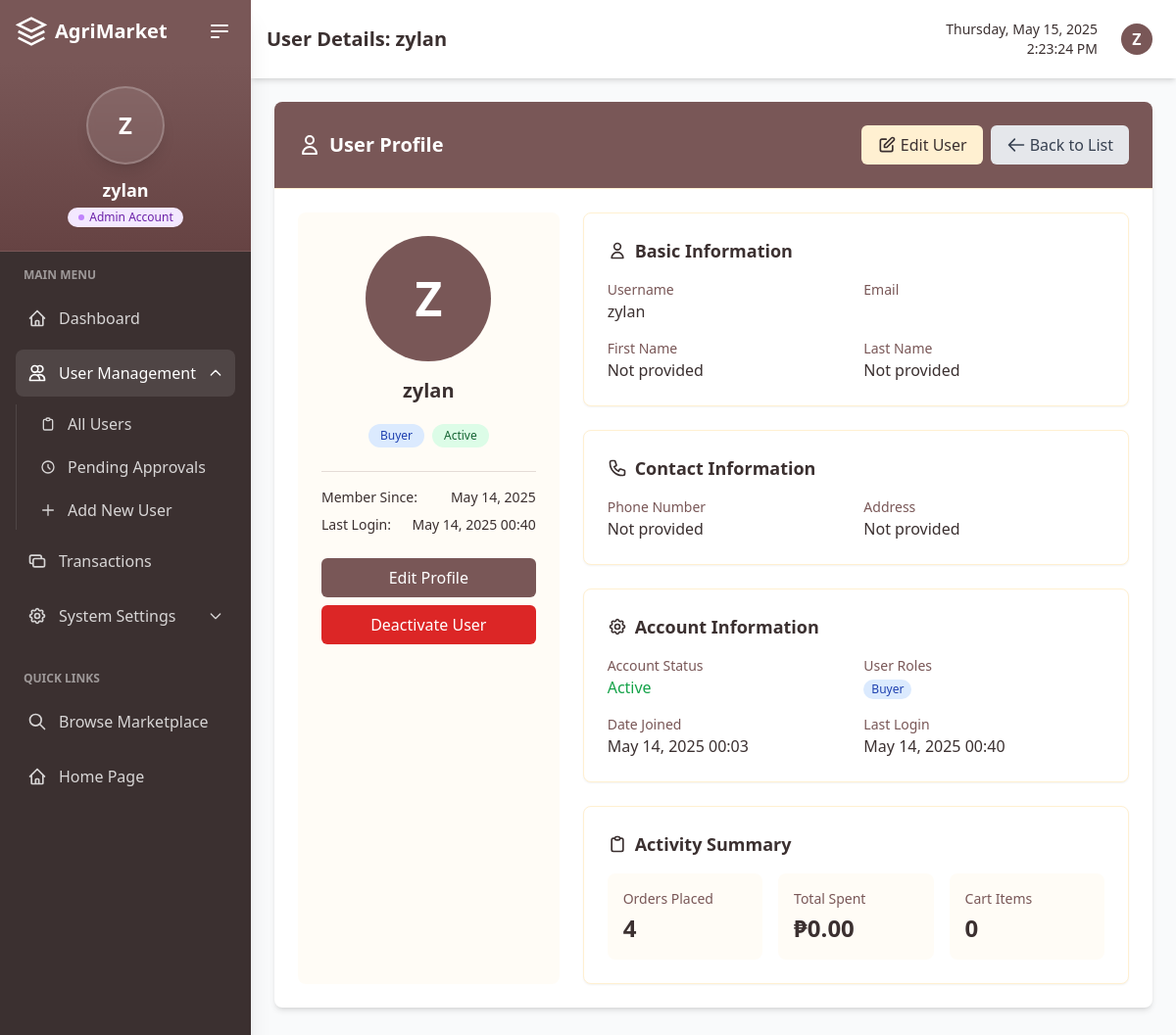
Page /custom-admin/users/3/ (signed in) on the earlier database version.
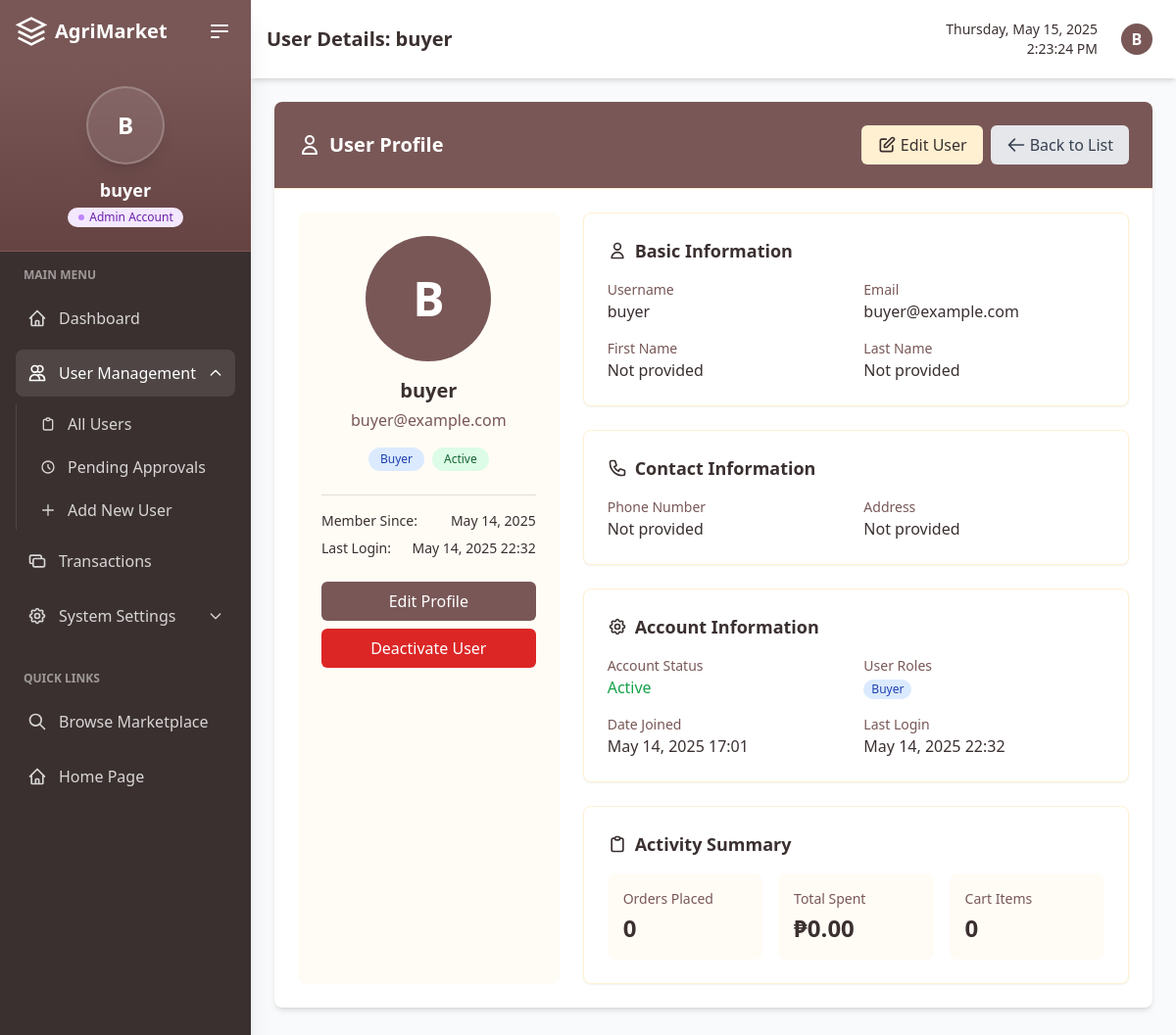
Same page on the later database version.
### marketplace/models.py (models this page shows, shortened)
class User(AbstractUser):
    is_seller = models.BooleanField(default=False)
    is_buyer = models.BooleanField(default=False)
    is_approved = models.BooleanField(default=False, help_text="Indicates whether the user has been approved by an admin")
    profile_image = models.ImageField(upload_to='profile_images/', blank=True, null=True)
    phone_number = models.CharField(max_length=15, blank=True, null=True)
    address = models.CharField(max_length=255, blank=True, null=True)
    city = models.CharField(max_length=100, blank=True, null=True)
    business_name = models.CharField(max_length=100, blank=True, null=True)
    business_id = models.CharField(max_length=50, blank=True, null=True)
    terms_agreed = models.BooleanField(default=False)
    terms_agreed_date = models.DateTimeField(blank=True, null=True)

### marketplace/admin_views.py (the view, shortened to what this page needs)
# urls.py: path('custom-admin/users/<int:user_id>/', admin_views.user_detail, name='user_detail'),
@login_required
@user_passes_test(is_admin)
def user_detail(request, user_id):
    user = get_object_or_404(User, id=user_id)
    context = {'user': user}
    if user.is_buyer:
        buyer_orders = Payment.objects.filter(buyer=user)
        buyer_spent = 0
        for payment in buyer_orders:
            try:
                cart_items = CartItem.objects.filter(cart=payment.cart)
                for item in cart_items:
                    buyer_spent += item.total_price()
            except:
                pass
        try:
            current_cart = Cart.objects.filter(buyer=user, available=True).first()
            buyer_cart_items = CartItem.objects.filter(cart=current_cart).count() if current_cart else 0
        except:
            buyer_cart_items = 0
        context.update({
            'buyer_orders_count': buyer_orders.count(),
            'buyer_spent': buyer_spent,
            'buyer_cart_items': buyer_cart_items
        })
    return render(request, 'admin/user_detail.html', context)

### marketplace/admin_views.py (called while the page is built)
def is_admin(user):
    return user.is_authenticated and user.is_superuser

### marketplace/context_processors.py (called while the page is built, shortened)
def cart_processor(request):
    return {
        'active_cart': None,
        'cart': None,
        'cart_quantity': 0
    }

def notification_processor(request):
    return {
        'unread_notifications_count': 0,
        'recent_notifications': []
    }

### templates/admin/user_detail.html (shortened to what the changed rows need)
{% extends 'admin/admin_base.html' %}
{% load static %}
{% block page_title %}User Details: {{ user.username }}{% endblock %}
{% block dashboard_content %}
<div class="bg-white rounded-lg shadow-md overflow-hidden mb-8">
    <div class="p-6 border-b border-agri-cream bg-agri-brown">
        <div class="flex justify-between items-center">
            <h2 class="text-xl font-semibold text-white flex items-center">
                <svg xmlns="http://www.w3.org/2000/svg" class="h-6 w-6 mr-2" fill="none" viewBox="0 0 24 24" stroke="currentColor">
                    <path stroke-linecap="round" stroke-linejoin="round" stroke-width="2" d="M16 7a4 4 0 11-8 0 4 4 0 018 0zM12 14a7 7 0 00-7 7h14a7 7 0 00-7-7z" />
                </svg>
                User Profile
            </h2>
        </div>
    </div>
    <div class="p-6">
        <div class="grid grid-cols-1 md:grid-cols-3 gap-6">
            <div class="md:col-span-1 bg-agri-cream/20 p-6 rounded-lg flex flex-col items-center">
                {% if user.profile_image %}
                <div class="w-32 h-32 rounded-full bg-agri-cream mb-4 overflow-hidden border-4 border-agri-cream">
                    <img src="{{ user.profile_image.url }}" alt="{{ user.username }}'s profile" class="w-full h-full object-cover">
                </div>
                {% else %}
                <div class="w-32 h-32 rounded-full bg-agri-brown flex items-center justify-center text-white text-5xl font-bold mb-4">
                    {{ user.username.0|upper }}
                </div>
                {% endif %}
                <h3 class="text-xl font-semibold text-agri-brown-darker mb-1">{{ user.username }}</h3>
                <p class="text-agri-brown mb-4">{{ user.email }}</p>
                <div class="flex flex-wrap justify-center gap-2 mb-4">
                    {% if user.is_buyer %}
                    <span class="px-3 py-1 rounded-full text-xs font-medium bg-blue-100 text-blue-800">
                    </span>
                    {% endif %}
                    {% if user.is_active %}
                    <span class="px-3 py-1 rounded-full text-xs font-medium bg-green-100 text-green-800">
                    </span>
                    {% else %}
                    <span class="px-3 py-1 rounded-full text-xs font-medium bg-red-100 text-red-800">
                        Inactive
                    </span>
                    {% endif %}
                </div>
                <div class="w-full border-t border-agri-brown/20 pt-4 mt-2">
                    <div class="flex justify-between items-center mb-2">
                        <span class="text-sm text-agri-brown-darker">Member Since:</span>
                        <span class="text-sm font-medium text-agri-brown-darker">{{ user.date_joined|date:"M d, Y" }}</span>
                    </div>
                    <div class="flex justify-between items-center mb-2">
                        <span class="text-sm text-agri-brown-darker">Last Login:</span>
                        <span class="text-sm font-medium text-agri-brown-darker">{{ user.last_login|date:"M d, Y H:i" }}</span>
                    </div>
                </div>
                <div class="w-full mt-4 space-y-2">
                    <a href="{% url 'user_edit' user.id %}" class="block w-full text-center bg-agri-brown text-white px-4 py-2 rounded-md hover:bg-agri-brown-dark transition-colors">
                    </a>
                    {% if not user.is_active and not user.is_approved %}
                    <a href="{% url 'approve_user' user.id %}" class="block w-full text-center bg-green-600 text-white px-4 py-2 rounded-md hover:bg-green-700 transition-colors" onclick="return confirm('Are you sure you want to approve this user?')">
                        Approve Registration
                    </a>
                    <a href="{% url 'reject_user' user.id %}" class="block w-full text-center bg-red-600 text-white px-4 py-2 rounded-md hover:bg-red-700 transition-colors" onclick="return confirm('Are you sure you want to reject this user?')">
                        Reject Registration
                    </a>
                    {% else %}
                    {% if user.is_active %}
                    <a href="{% url 'user_toggle_status' user.id %}" class="block w-full text-center bg-red-600 text-white px-4 py-2 rounded-md hover:bg-red-700 transition-colors" onclick="return confirm('Are you sure you want to deactivate this user?')">
                    </a>
                    {% else %}
                    <a href="{% url 'user_toggle_status' user.id %}" class="block w-full text-center bg-green-600 text-white px-4 py-2 rounded-md hover:bg-green-700 transition-colors" onclick="return confirm('Are you sure you want to activate this user?')">
                        Activate User
                    </a>
                    {% endif %}
                    {% endif %}
                </div>
            </div>
            <div class="md:col-span-2 space-y-6">
                <div class="bg-white p-6 rounded-lg shadow-sm border border-agri-cream">
                    <div class="grid grid-cols-1 md:grid-cols-2 gap-4">
                        <div>
                            <p class="text-sm text-agri-brown">Username</p>
                            <p class="font-medium text-agri-brown-darker">{{ user.username }}</p>
                        </div>
                        <div>
                            <p class="text-sm text-agri-brown">Email</p>
                            <p class="font-medium text-agri-brown-darker">{{ user.email }}</p>
                        </div>
                        <div>
                            <p class="text-sm text-agri-brown">First Name</p>
                            <p class="font-medium text-agri-brown-darker">{{ user.first_name|default:"Not provided" }}</p>
                        </div>
                        <div>
                            <p class="text-sm text-agri-brown">Last Name</p>
                            <p class="font-medium text-agri-brown-darker">{{ user.last_name|default:"Not provided" }}</p>
                        </div>
                    </div>
                </div>
                <div class="bg-white p-6 rounded-lg shadow-sm border border-agri-cream">
                    <div class="grid grid-cols-1 md:grid-cols-2 gap-4">
                        <div>
                            <p class="text-sm text-agri-brown">Phone Number</p>
                            <p class="font-medium text-agri-brown-darker">{{ user.phone_number|default:"Not provided" }}</p>
                        </div>
                        <div>
                            <p class="text-sm text-agri-brown">Address</p>
                            <p class="font-medium text-agri-brown-darker">{{ user.address|default:"Not provided" }}</p>
                        </div>
                    </div>
                </div>
                <div class="bg-white p-6 rounded-lg shadow-sm border border-agri-cream">
                    <div class="grid grid-cols-1 md:grid-cols-2 gap-4">
                        <div>
                            <p class="text-sm text-agri-brown">Date Joined</p>
                            <p class="font-medium text-agri-brown-darker">{{ user.date_joined|date:"F d, Y H:i" }}</p>
                        </div>
                        <div>
                            <p class="text-sm text-agri-brown">Last Login</p>
                            <p class="font-medium text-agri-brown-darker">{{ user.last_login|date:"F d, Y H:i"|default:"Never" }}</p>
                        </div>
                    </div>
                </div>
                <div class="bg-white p-6 rounded-lg shadow-sm border border-agri-cream">
                    <div class="grid grid-cols-1 md:grid-cols-3 gap-4">
                        {% if user.is_buyer %}
                        <div class="bg-agri-cream/20 p-4 rounded-lg">
                            <p class="text-sm text-agri-brown mb-1">Orders Placed</p>
                            <p class="text-2xl font-bold text-agri-brown-darker">{{ buyer_orders_count }}</p>
                        </div>
                        <div class="bg-agri-cream/20 p-4 rounded-lg">
                            <p class="text-sm text-agri-brown mb-1">Total Spent</p>
                            <p class="text-2xl font-bold text-agri-brown-darker">₱{{ buyer_spent|floatformat:2 }}</p>
                        </div>
                        <div class="bg-agri-cream/20 p-4 rounded-lg">
                            <p class="text-sm text-agri-brown mb-1">Cart Items</p>
                            <p class="text-2xl font-bold text-agri-brown-darker">{{ buyer_cart_items }}</p>
                        </div>
                        {% endif %}
                    </div>
                </div>
            </div>
        </div>
    </div>
</div>
{% endblock %}

### templates/admin/admin_base.html (shortened to what the changed rows need)
<!DOCTYPE html>
<html lang="en">
<head>
    <script src="https://cdn.tailwindcss.com"></script>
</head>
<body class="bg-agri-cream">
    <div class="flex h-screen overflow-hidden" x-data="{ sidebarOpen: true }">
    <div class="relative flex flex-col flex-shrink-0 w-64 bg-agri-brown-darker text-white transition-all duration-300 shadow-xl"
         :class="{'w-64': sidebarOpen, 'w-20': !sidebarOpen}">
        <div class="flex flex-col items-center p-6 border-b border-agri-brown/30 bg-gradient-to-b from-agri-brown to-agri-brown-dark">
            <div class="relative w-20 h-20 rounded-full bg-white/10 backdrop-blur-sm flex items-center justify-center text-white text-2xl font-bold mb-3 shadow-lg border-2 border-white/20">
                {{ user.username.0|upper }}
            </div>
            <div x-show="sidebarOpen" class="text-center">
                <h3 class="font-semibold text-white text-lg">{{ user.username }}</h3>
                <div class="flex items-center justify-center mt-1">
                    <span class="inline-flex items-center px-2.5 py-0.5 rounded-full text-xs font-medium bg-purple-100 text-purple-800">
                    </span>
                </div>
            </div>
        </div>
    </div>
    <div class="flex-1 overflow-hidden flex flex-col bg-gray-50">
        <div class="bg-white shadow-md p-4 flex justify-between items-center">
            <div class="flex items-center">
                <h1 class="text-xl font-bold text-agri-brown-darker">{% block page_title %}Admin Dashboard{% endblock %}</h1>
            </div>
            <div class="flex items-center space-x-4">
                <div x-data="{ open: false }" class="relative">
                    <button @click="open = !open" class="flex items-center space-x-2 p-2 rounded-full hover:bg-agri-cream text-agri-brown-darker hover:text-agri-brown transition-colors">
                        <div class="w-8 h-8 rounded-full bg-agri-brown flex items-center justify-center text-white font-bold">
                            {{ user.username.0|upper }}
                        </div>
                    </button>
                </div>
            </div>
        </div>
        <div class="flex-1 overflow-y-auto p-6">
            {% block dashboard_content %}{% endblock %}
        </div>
    </div>
</div>
</body>
</html>

Differences in the rows shown:
changed User "Not provided": username.0 "Z" → "B"; username "zylan" → "buyer"; email (not shown) → "buyer@example.com"; last_login "May 14, 2025 00:40" → "May 14, 2025 22:32"; date_joined "May 14, 2025 00:03" → "May 14, 2025 17:01"
Other differences:
{{ buyer_orders_count }}: "4" → "0"
